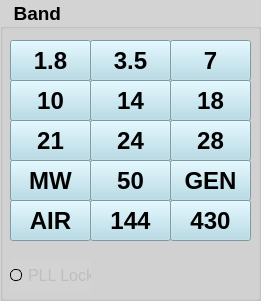
     <widget class="QGroupBox" name="Band_groupBox">
      <property name="geometry">
       <rect>
        <x>920</x>
        <y>20</y>
        <width>261</width>
        <height>301</height>
       </rect>
      </property>
      <property name="font">
       <font>
        <pointsize>14</pointsize>
        <bold>true</bold>
       </font>
      </property>
      <property name="styleSheet">
       <string notr="true">QWidget{ background-color: lightgray;}</string>
      </property>
      <property name="title">
       <string>  Band</string>
      </property>
      <widget class="QPushButton" name="band_pushButton_1">
       <property name="geometry">
        <rect>
         <x>10</x>
         <y>40</y>
         <width>81</width>
         <height>41</height>
        </rect>
       </property>
       <property name="font">
        <font>
         <pointsize>18</pointsize>
         <bold>true</bold>
        </font>
       </property>
       <property name="styleSheet">
        <string notr="true">QPushButton {background-color: lightblue;}
QPushButton::pressed {background-color: red;}</string>
       </property>
       <property name="text">
        <string>1.8</string>
       </property>
       <property name="checkable">
        <bool>false</bool>
       </property>
      </widget>
      <widget class="QPushButton" name="band_pushButton_2">
       <property name="geometry">
        <rect>
         <x>90</x>
         <y>40</y>
         <width>81</width>
         <height>41</height>
        </rect>
       </property>
       <property name="font">
        <font>
         <pointsize>18</pointsize>
         <bold>true</bold>
        </font>
       </property>
       <property name="styleSheet">
        <string notr="true">QPushButton {background-color: lightblue;}
QPushButton::pressed {background-color: red;}</string>
       </property>
       <property name="text">
        <string>3.5</string>
       </property>
       <property name="checkable">
        <bool>false</bool>
       </property>
      </widget>
      <widget class="QPushButton" name="band_pushButton_3">
       <property name="geometry">
        <rect>
         <x>170</x>
         <y>40</y>
         <width>81</width>
         <height>41</height>
        </rect>
       </property>
       <property name="font">
        <font>
         <pointsize>18</pointsize>
         <bold>true</bold>
        </font>
       </property>
       <property name="styleSheet">
        <string notr="true">QPushButton {background-color: lightblue;}
QPushButton::pressed {background-color: red;}</string>
       </property>
       <property name="text">
        <string>7</string>
       </property>
       <property name="checkable">
        <bool>false</bool>
       </property>
      </widget>
      <widget class="QPushButton" name="band_pushButton_4">
       <property name="geometry">
        <rect>
         <x>10</x>
         <y>80</y>
         <width>81</width>
         <height>41</height>
        </rect>
       </property>
       <property name="font">
        <font>
         <pointsize>18</pointsize>
         <bold>true</bold>
        </font>
       </property>
       <property name="styleSheet">
        <string notr="true">QPushButton {background-color: lightblue;}
QPushButton::pressed {background-color: red;}</string>
       </property>
       <property name="text">
        <string>10</string>
       </property>
       <property name="checkable">
        <bool>false</bool>
       </property>
      </widget>
      <widget class="QPushButton" name="band_pushButton_6">
       <property name="geometry">
        <rect>
         <x>170</x>
         <y>80</y>
         <width>81</width>
         <height>41</height>
        </rect>
       </property>
       <property name="font">
        <font>
         <pointsize>18</pointsize>
         <bold>true</bold>
        </font>
       </property>
       <property name="styleSheet">
        <string notr="true">QPushButton {background-color: lightblue;}
QPushButton::pressed {background-color: red;}</string>
       </property>
       <property name="text">
        <string>18</string>
       </property>
       <property name="checkable">
        <bool>false</bool>
       </property>
      </widget>
      <widget class="QPushButton" name="band_pushButton_5">
       <property name="geometry">
        <rect>
         <x>90</x>
         <y>80</y>
         <width>81</width>
         <height>41</height>
        </rect>
       </property>
       <property name="font">
        <font>
         <pointsize>18</pointsize>
         <bold>true</bold>
        </font>
       </property>
       <property name="styleSheet">
        <string notr="true">QPushButton {background-color: lightblue;}
QPushButton::pressed {background-color: red;}</string>
       </property>
       <property name="text">
        <string>14</string>
       </property>
       <property name="checkable">
        <bool>false</bool>
       </property>
      </widget>
      <widget class="QPushButton" name="band_pushButton_8">
       <property name="geometry">
        <rect>
         <x>90</x>
         <y>120</y>
         <width>81</width>
         <height>41</height>
        </rect>
       </property>
       <property name="font">
        <font>
         <pointsize>18</pointsize>
         <bold>true</bold>
        </font>
       </property>
       <property name="styleSheet">
        <string notr="true">QPushButton {background-color: lightblue;}
QPushButton::pressed {background-color: red;}</string>
       </property>
       <property name="text">
        <string>24</string>
       </property>
       <property name="checkable">
        <bool>false</bool>
       </property>
      </widget>
      <widget class="QPushButton" name="band_pushButton_7">
       <property name="geometry">
        <rect>
         <x>10</x>
         <y>120</y>
         <width>81</width>
         <height>41</height>
        </rect>
       </property>
       <property name="font">
        <font>
         <pointsize>18</pointsize>
         <bold>true</bold>
        </font>
       </property>
       <property name="styleSheet">
        <string notr="true">QPushButton {background-color: lightblue;}
QPushButton::pressed {background-color: red;}</string>
       </property>
       <property name="text">
        <string>21</string>
       </property>
       <property name="checkable">
        <bool>false</bool>
       </property>
      </widget>
      <widget class="QPushButton" name="band_pushButton_9">
       <property name="geometry">
        <rect>
         <x>170</x>
         <y>120</y>
         <width>81</width>
         <height>41</height>
        </rect>
       </property>
       <property name="font">
        <font>
         <pointsize>18</pointsize>
         <bold>true</bold>
        </font>
       </property>
       <property name="styleSheet">
        <string notr="true">QPushButton {background-color: lightblue;}
QPushButton::pressed {background-color: red;}</string>
       </property>
       <property name="text">
        <string>28</string>
       </property>
       <property name="checkable">
        <bool>false</bool>
       </property>
      </widget>
      <widget class="QPushButton" name="band_pushButton_10">
       <property name="geometry">
        <rect>
         <x>90</x>
         <y>160</y>
         <width>81</width>
         <height>41</height>
        </rect>
       </property>
       <property name="font">
        <font>
         <pointsize>18</pointsize>
         <bold>true</bold>
        </font>
       </property>
       <property name="styleSheet">
        <string notr="true">QPushButton {background-color: lightblue;}
QPushButton::pressed {background-color: red;}</string>
       </property>
       <property name="text">
        <string>50</string>
       </property>
       <property name="checkable">
        <bool>false</bool>
       </property>
      </widget>
      <widget class="QPushButton" name="band_pushButton_11">
       <property name="geometry">
        <rect>
         <x>90</x>
         <y>200</y>
         <width>81</width>
         <height>41</height>
        </rect>
       </property>
       <property name="font">
        <font>
         <pointsize>18</pointsize>
         <bold>true</bold>
        </font>
       </property>
       <property name="styleSheet">
        <string notr="true">QPushButton {background-color: lightblue;}
QPushButton::pressed {background-color: red;}</string>
       </property>
       <property name="text">
        <string>144</string>
       </property>
       <property name="checkable">
        <bool>false</bool>
       </property>
      </widget>
      <widget class="QPushButton" name="band_pushButton_12">
       <property name="geometry">
        <rect>
         <x>170</x>
         <y>200</y>
         <width>81</width>
         <height>41</height>
        </rect>
       </property>
       <property name="font">
        <font>
         <pointsize>18</pointsize>
         <bold>true</bold>
        </font>
       </property>
       <property name="styleSheet">
        <string notr="true">QPushButton {background-color: lightblue;}
QPushButton::pressed {background-color: red;}</string>
       </property>
       <property name="text">
        <string>430</string>
       </property>
       <property name="checkable">
        <bool>false</bool>
       </property>
      </widget>
      <widget class="QPushButton" name="band_pushButton_13">
       <property name="geometry">
        <rect>
         <x>10</x>
         <y>200</y>
         <width>81</width>
         <height>41</height>
        </rect>
       </property>
       <property name="font">
        <font>
         <pointsize>18</pointsize>
         <bold>true</bold>
        </font>
       </property>
       <property name="styleSheet">
        <string notr="true">QPushButton {background-color: lightblue;}
QPushButton::pressed {background-color: red;}</string>
       </property>
       <property name="text">
        <string>AIR</string>
       </property>
       <property name="checkable">
        <bool>false</bool>
       </property>
      </widget>
      <widget class="QPushButton" name="band_pushButton_14">
       <property name="geometry">
        <rect>
         <x>170</x>
         <y>160</y>
         <width>81</width>
         <height>41</height>
        </rect>
       </property>
       <property name="font">
        <font>
         <pointsize>18</pointsize>
         <bold>true</bold>
        </font>
       </property>
       <property name="styleSheet">
        <string notr="true">QPushButton {background-color: lightblue;}
QPushButton::pressed {background-color: red;}</string>
       </property>
       <property name="text">
        <string>GEN</string>
       </property>
       <property name="checkable">
        <bool>false</bool>
       </property>
      </widget>
      <widget class="QPushButton" name="band_pushButton_15">
       <property name="geometry">
        <rect>
         <x>10</x>
         <y>160</y>
         <width>81</width>
         <height>41</height>
        </rect>
       </property>
       <property name="font">
        <font>
         <pointsize>18</pointsize>
         <bold>true</bold>
        </font>
       </property>
       <property name="styleSheet">
        <string notr="true">QPushButton {background-color: lightblue;}
QPushButton::pressed {background-color: red;}</string>
       </property>
       <property name="text">
        <string>MW</string>
       </property>
       <property name="checkable">
        <bool>false</bool>
       </property>
      </widget>
      <widget class="QRadioButton" name="PLL_lock_radioButton">
       <property name="enabled">
        <bool>false</bool>
       </property>
       <property name="geometry">
        <rect>
         <x>10</x>
         <y>260</y>
         <width>81</width>
         <height>31</height>
        </rect>
       </property>
       <property name="font">
        <font>
         <pointsize>12</pointsize>
         <italic>false</italic>
        </font>
       </property>
       <property name="layoutDirection">
        <enum>Qt::LayoutDirection::LeftToRight</enum>
       </property>
       <property name="styleSheet">
        <string notr="true">QRadioButton::indicator:checked:checked{ background-color: green;}
QRadioButton::indicator{ width: 10px; height: 10px; border-radius: 5px; border: 1px solid black; background-color: transparent;}</string>
       </property>
       <property name="text">
        <string>PLL Lock</string>
       </property>
       <property name="iconSize">
        <size>
         <width>32</width>
         <height>32</height>
        </size>
       </property>
       <property name="checkable">
        <bool>true</bool>
       </property>
       <property name="checked">
        <bool>false</bool>
       </property>
      </widget>
     </widget>
